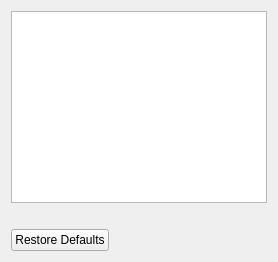
<?xml version="1.0" encoding="UTF-8"?>
<ui version="4.0">
 <class>ShortcutsEditor</class>
 <widget class="QWidget" name="ShortcutsEditor">
  <layout class="QVBoxLayout" name="verticalLayout">
   <item>
    <widget class="QTableWidget" name="tableWidget"/>
   </item>
   <item>
    <widget class="QLabel" name="warningLabel">
     <property name="text">
      <string/>
     </property>
     <property name="wordWrap">
      <bool>true</bool>
     </property>
    </widget>
   </item>
   <item>
    <widget class="QDialogButtonBox" name="buttonBox">
     <property name="orientation">
      <enum>Qt::Horizontal</enum>
     </property>
     <property name="standardButtons">
      <set>QDialogButtonBox::RestoreDefaults</set>
     </property>
    </widget>
   </item>
  </layout>
 </widget>
 <resources/>
 <connections/>
</ui>
